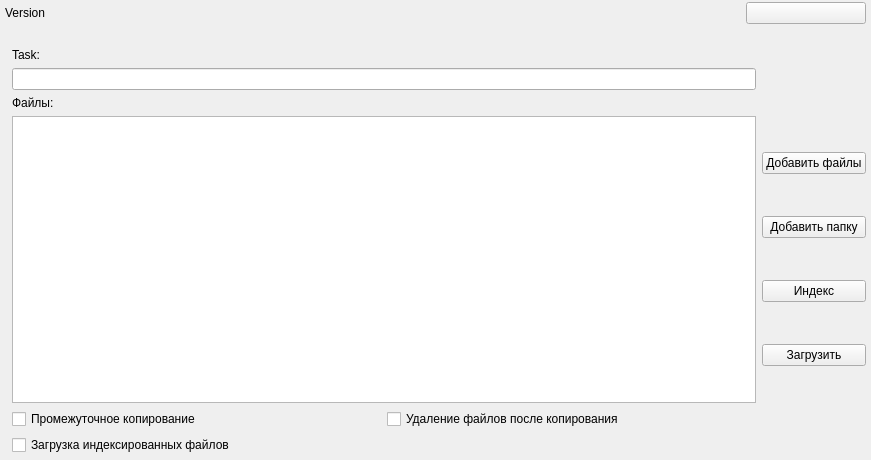
<?xml version="1.0" encoding="UTF-8"?>
<ui version="4.0">
 <class>AddFilesPanel</class>
 <widget class="QWidget" name="AddFilesPanel">
  <property name="geometry">
   <rect>
    <x>0</x>
    <y>0</y>
    <width>871</width>
    <height>460</height>
   </rect>
  </property>
  <property name="windowTitle">
   <string>Form</string>
  </property>
  <layout class="QGridLayout" name="gridLayout_2">
   <property name="leftMargin">
    <number>5</number>
   </property>
   <property name="topMargin">
    <number>2</number>
   </property>
   <property name="rightMargin">
    <number>5</number>
   </property>
   <property name="bottomMargin">
    <number>5</number>
   </property>
   <item row="0" column="0">
    <layout class="QHBoxLayout" name="horizontalLayoutTitle" stretch="0,0">
     <property name="spacing">
      <number>0</number>
     </property>
     <property name="sizeConstraint">
      <enum>QLayout::SetDefaultConstraint</enum>
     </property>
     <property name="topMargin">
      <number>0</number>
     </property>
     <item>
      <widget class="QLabel" name="labelVersion">
       <property name="maximumSize">
        <size>
         <width>16777215</width>
         <height>16777215</height>
        </size>
       </property>
       <property name="layoutDirection">
        <enum>Qt::LeftToRight</enum>
       </property>
       <property name="text">
        <string>Version</string>
       </property>
       <property name="alignment">
        <set>Qt::AlignLeading|Qt::AlignLeft|Qt::AlignVCenter</set>
       </property>
      </widget>
     </item>
     <item>
      <widget class="QPushButton" name="pushButtonLogout">
       <property name="sizePolicy">
        <sizepolicy hsizetype="Expanding" vsizetype="Fixed">
         <horstretch>0</horstretch>
         <verstretch>0</verstretch>
        </sizepolicy>
       </property>
       <property name="maximumSize">
        <size>
         <width>120</width>
         <height>16777215</height>
        </size>
       </property>
       <property name="layoutDirection">
        <enum>Qt::RightToLeft</enum>
       </property>
       <property name="text">
        <string/>
       </property>
       <property name="autoRepeat">
        <bool>false</bool>
       </property>
      </widget>
     </item>
    </layout>
   </item>
   <item row="1" column="0">
    <layout class="QGridLayout" name="gridLayoutAdd">
     <property name="leftMargin">
      <number>7</number>
     </property>
     <property name="topMargin">
      <number>18</number>
     </property>
     <property name="rightMargin">
      <number>0</number>
     </property>
     <item row="5" column="0">
      <widget class="QCheckBox" name="checkBoxIndexFiles">
       <property name="layoutDirection">
        <enum>Qt::LeftToRight</enum>
       </property>
       <property name="text">
        <string>Загрузка индексированных файлов</string>
       </property>
      </widget>
     </item>
     <item row="2" column="0">
      <widget class="QLabel" name="labelFiles">
       <property name="text">
        <string>Файлы:</string>
       </property>
      </widget>
     </item>
     <item row="1" column="0">
      <widget class="QLineEdit" name="lineEditTask">
       <property name="readOnly">
        <bool>false</bool>
       </property>
      </widget>
     </item>
     <item row="4" column="0">
      <layout class="QHBoxLayout" name="horizontalLayout">
       <item>
        <widget class="QCheckBox" name="checkBoxIntermediateCopy">
         <property name="text">
          <string>Промежуточное копирование</string>
         </property>
        </widget>
       </item>
       <item>
        <widget class="QCheckBox" name="checkBoxDeleteSource">
         <property name="layoutDirection">
          <enum>Qt::LeftToRight</enum>
         </property>
         <property name="text">
          <string>Удаление файлов после копирования</string>
         </property>
        </widget>
       </item>
      </layout>
     </item>
     <item row="0" column="0">
      <widget class="QLabel" name="labelTask">
       <property name="text">
        <string>Task:</string>
       </property>
      </widget>
     </item>
     <item row="3" column="1">
      <layout class="QVBoxLayout" name="verticalLayoutButtons">
       <property name="rightMargin">
        <number>0</number>
       </property>
       <item>
        <widget class="QPushButton" name="addFileButton">
         <property name="text">
          <string>Добавить файлы</string>
         </property>
        </widget>
       </item>
       <item>
        <widget class="QPushButton" name="addFolderButton">
         <property name="text">
          <string>Добавить папку</string>
         </property>
        </widget>
       </item>
       <item>
        <widget class="QPushButton" name="pushButton_2">
         <property name="text">
          <string>Индекс</string>
         </property>
        </widget>
       </item>
       <item>
        <widget class="QPushButton" name="uploadButton">
         <property name="enabled">
          <bool>true</bool>
         </property>
         <property name="text">
          <string>Загрузить</string>
         </property>
         <property name="checkable">
          <bool>false</bool>
         </property>
         <property name="checked">
          <bool>false</bool>
         </property>
        </widget>
       </item>
      </layout>
     </item>
     <item row="3" column="0">
      <widget class="QTableView" name="tableViewFileInfo">
       <property name="frameShape">
        <enum>QFrame::StyledPanel</enum>
       </property>
       <property name="midLineWidth">
        <number>0</number>
       </property>
       <property name="editTriggers">
        <set>QAbstractItemView::AnyKeyPressed|QAbstractItemView::DoubleClicked|QAbstractItemView::EditKeyPressed|QAbstractItemView::SelectedClicked</set>
       </property>
       <property name="tabKeyNavigation">
        <bool>true</bool>
       </property>
       <property name="selectionMode">
        <enum>QAbstractItemView::SingleSelection</enum>
       </property>
       <property name="selectionBehavior">
        <enum>QAbstractItemView::SelectRows</enum>
       </property>
       <property name="showGrid">
        <bool>false</bool>
       </property>
       <property name="sortingEnabled">
        <bool>true</bool>
       </property>
      </widget>
     </item>
    </layout>
   </item>
  </layout>
 </widget>
 <resources/>
 <connections/>
</ui>
